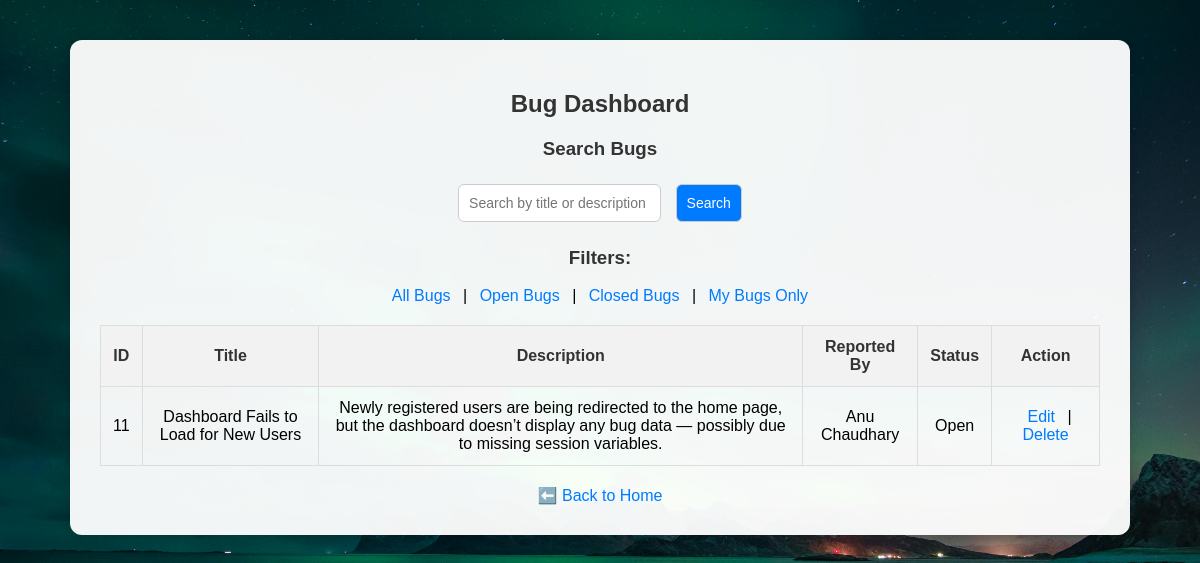
The app's page /dashboard?my=true (signed in) with its own data.
### tables this page shows
CREATE TABLE bugs(
    id INTEGER PRIMARY KEY  AUTOINCREMENT,
    title TEXT NOT NULL,
    description TEXT NOT NULL,
    status TEXT DEFAULT 'Open',
    reported_by TEXT NOT NULL
);

### app.py (the view)
@app.route('/dashboard')
def dashboard():
    if 'username' not in session:
        return redirect(url_for('login'))
    status_filter = request.args.get('status')
    my_bugs = request.args.get('my') == 'true'
    search_query = request.args.get('query')
    username = session['username']
    conn = sqlite3.connect('database.db')
    cursor = conn.cursor()
    base_query = "SELECT * FROM bugs WHERE 1=1"
    params = []
    if my_bugs:
        base_query += " AND reported_by = ?"
        params.append(username)
    if status_filter:
        base_query += " AND status = ?"
        params.append(status_filter)
    if search_query:
        base_query += " AND (title LIKE ? OR description LIKE ?)"
        like_term = f"%{search_query}%"
        params.extend([like_term, like_term])
    cursor.execute(base_query, params)
    bugs = cursor.fetchall()
    conn.close()
    return render_template('dashboard.html', bugs=bugs)

### templates/dashboard.html (shortened to what this page needs)
<!DOCTYPE html>
<html>
<head>
</head>
<body>
    <div class="dashboard-container">
        <h2>Bug Dashboard</h2>
        <div class="filters">
            <h3>Search Bugs</h3>
            <form method="GET" action="/dashboard">
                <input type="text" name="query" placeholder="Search by title or description">
                <input type="submit" value="Search">
            </form>
            <h3>Filters:</h3>
            <a href="/dashboard">All Bugs</a> |
            <a href="/dashboard?status=Open">Open Bugs</a> |
            <a href="/dashboard?status=Closed">Closed Bugs</a> |
            <a href="/dashboard?my=true">My Bugs Only</a>
        </div>
        <table>
            <tr>
                <th>ID</th>
                <th>Title</th>
                <th>Description</th>
                <th>Reported By</th>
                <th>Status</th>
                <th>Action</th>
            </tr>
            {% for bug in bugs %}
            <tr>
                <td>{{ bug[0] }}</td>
                <td>{{ bug[1] }}</td>
                <td>{{ bug[2] }}</td>
                <td>{{ bug[4] }}</td>
                <td>{{ bug[3] }}</td>
                <td>
                    <a href="/edit/{{ bug[0] }}">Edit</a> |
                    <a href="/delete/{{ bug[0] }}" onclick="return confirm('Are you sure you want to delete this bug?');">Delete</a>
                </td>
            </tr>
            {% endfor %}
        </table>
        <div class="back-link">
            <a href="/">⬅️ Back to Home</a>
        </div>
    </div>
</body>
</html>

### templates/dashboard.html (style rules this page uses)
body { margin: 0; padding: 0; font-family: Arial, sans-serif; background: url('/static/12345678.jpg') no-repeat center center fixed; background-size: cover; min-height: 100vh; display: flex; justify-content: center; align-items: flex-start; }
.dashboard-container { background-color: rgba(255, 255, 255, 0.95); margin-top: 40px; padding: 30px; border-radius: 12px; width: 90%; max-width: 1000px; box-shadow: 0 0 20px rgba(0, 0, 0, 0.25); }
h2, h3 { text-align: center; color: #333; }
form, .filters { text-align: center; margin-bottom: 20px; }
input[type="text"], input[type="submit"] { padding: 10px; margin: 5px; border-radius: 6px; border: 1px solid #ccc; font-size: 14px; }
input[type="submit"] { background-color: #007BFF; color: white; cursor: pointer; }
a { text-decoration: none; color: #007BFF; margin: 0 8px; }
table { width: 100%; border-collapse: collapse; margin-top: 15px; }
th, td { padding: 12px; border: 1px solid #ddd; text-align: center; }
th { background-color: #f2f2f2; color: #333; }
.back-link { text-align: center; margin-top: 20px; }

### records on screen
bugs: id "11", title "Dashboard Fails to Load for New Users", description "Newly registered users are being redirected to the home page, but the dashboard doesn’t display any bug data — possibly due to missing session variables.", reported_by "Anu Chaudhary", status "Open"
